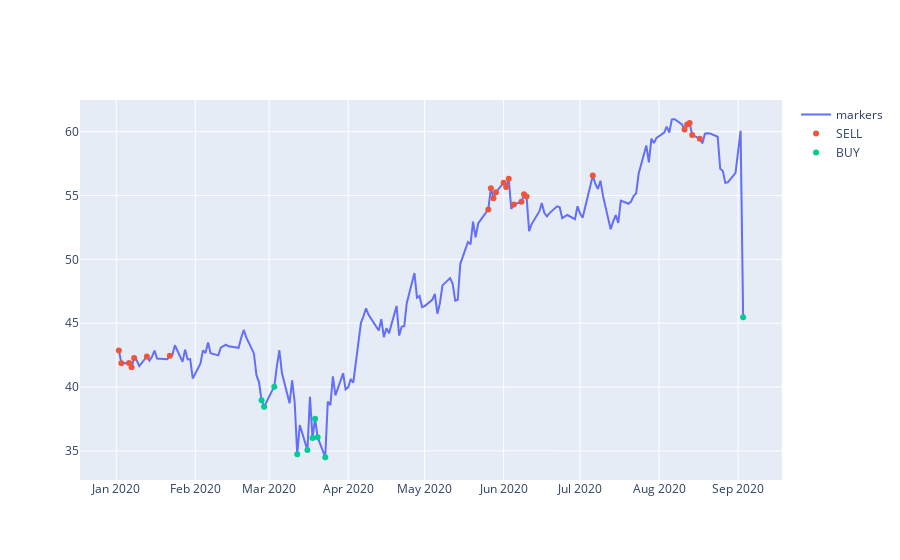

The notebook cell this image was saved under:
### Code cell
fig = go.Figure()

fig.add_trace(go.Scatter(x=df_test['Date'], y=df_test['Adj Close'],
                    mode='lines',
                    name='markers', hovertext=df_test['pred']))

fig.add_trace(go.Scatter(x=df_test[df_test['action'] == 'SELL'].Date, y=df_test[df_test['action'] == 'SELL']['Adj Close'],
                    mode='markers',
                    name='SELL', hovertext=df_test[df_test['action'] == 'SELL']['pred']))

fig.add_trace(go.Scatter(x=df_test[df_test['action'] == 'BUY'].Date, y=df_test[df_test['action'] == 'BUY']['Adj Close'],
                    mode='markers',
                    name='BUY', hovertext=df_test[df_test['action'] == 'BUY']['pred']))


fig.show()

### Figure 1 — Plotly figure (JSON) as saved in the notebook; plotly's stock layout.template omitted (floating-point values rounded to 4 significant figures; data arrays with more than 128 entries replaced by an {"elided": "..."} marker saying what was removed)
{"data": [{"hovertext": {"elided": "171 float values"}, "mode": "lines", "name": "markers", "type": "scatter", "x": {"elided": "171 str values"}, "y": {"elided": "171 float values"}}, {"hovertext": [0.7714, 0.7445, 0.7587, 0.7037, 0.7023, 0.7193, 0.7135, 0.7016, 0.7023, 0.7197, 0.7272, 0.7334, 0.7228, 0.7245, 0.7354, 0.7603, 0.7395, 0.7028, 0.713, 0.7037, 0.7141, 0.7256, 0.7042, 0.7013], "mode": "markers", "name": "SELL", "type": "scatter", "x": ["2020-01-02T00:00:00", "2020-01-03T00:00:00", "2020-01-06T00:00:00", "2020-01-07T00:00:00", "2020-01-08T00:00:00", "2020-01-13T00:00:00", "2020-01-22T00:00:00", "2020-05-26T00:00:00", "2020-05-27T00:00:00", "2020-05-28T00:00:00", "2020-05-29T00:00:00", "2020-06-01T00:00:00", "2020-06-02T00:00:00", "2020-06-03T00:00:00", "2020-06-05T00:00:00", "2020-06-08T00:00:00", "2020-06-09T00:00:00", "2020-06-10T00:00:00", "2020-07-06T00:00:00", "2020-08-11T00:00:00", "2020-08-12T00:00:00", "2020-08-13T00:00:00", "2020-08-14T00:00:00", "2020-08-17T00:00:00"], "y": [42.86, 41.87, 41.89, 41.55, 42.28, 42.39, 42.44, 53.91, 55.57, 54.79, 55.26, 56, 55.67, 56.31, 54.29, 54.51, 55.09, 54.93, 56.57, 60.17, 60.55, 60.68, 59.74, 59.45]}, {"hovertext": [0.3397, 0.271, 0.3344, 0.3241, 0.2825, 0.2489, 0.2916, 0.2934, 0.3011, -0.03727], "mode": "markers", "name": "BUY", "type": "scatter", "x": ["2020-02-27T00:00:00", "2020-02-28T00:00:00", "2020-03-03T00:00:00", "2020-03-12T00:00:00", "2020-03-16T00:00:00", "2020-03-18T00:00:00", "2020-03-19T00:00:00", "2020-03-20T00:00:00", "2020-03-23T00:00:00", "2020-09-03T00:00:00"], "y": [38.97, 38.45, 40.02, 34.73, 35.06, 36, 37.52, 36.07, 34.5, 45.46]}], "layout": {}}
